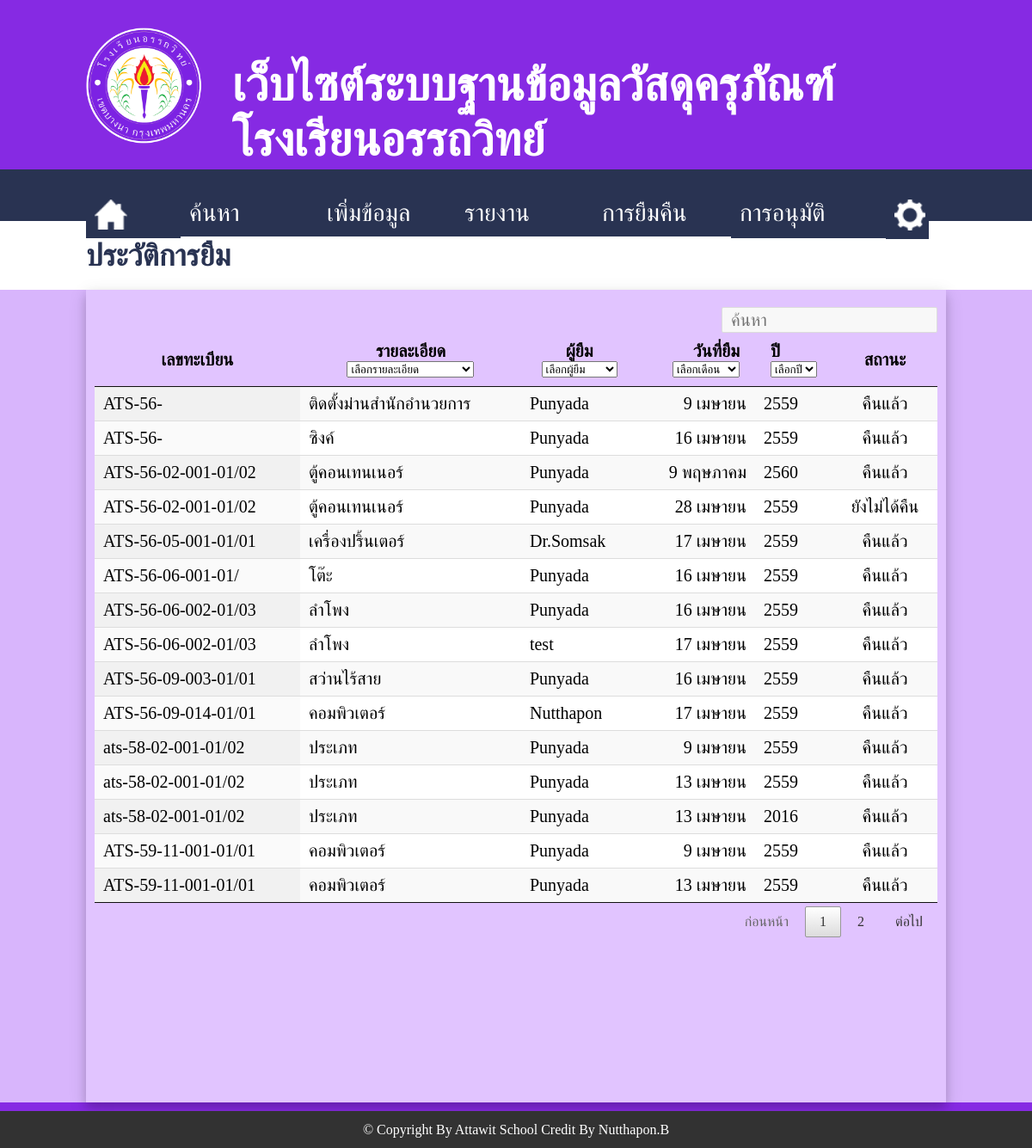
/show_lent.php (signed in), run on the app's committed database.
### tables this page shows
CREATE TABLE `lent_return` (
  `id` int(11) NOT NULL auto_increment,
  `id_data_mda` int(11) NOT NULL,
  `id_mda` varchar(25) NOT NULL,
  `name_mda` varchar(1000) NOT NULL,
  `user_id` int(11) NOT NULL,
  `name_user` varchar(50) NOT NULL,
  `date_lent` varchar(20) NOT NULL,
  `date_return` varchar(20) default NULL,
  `year` varchar(10) NOT NULL,
  `status` int(11) NOT NULL default '0',
  PRIMARY KEY  (`id`)
);

### show_lent.php (the view, shortened to what this page needs)
<?php
include('popup.php');
?>
<html>
<head>
	<link rel="stylesheet" href="style.css">
	<link rel="stylesheet" href="jquery.dataTables.min.css" />
</head>
<body id="search">
	<div style='width:100%; height:180px;'>
		<div style='width:1000px; heigth:100%; margin:auto; padding-top:1%;'>
			<div style='width:15%; heigth:100%; float:left;'>
				<img src='image/logo_ats.png' style="margin-top:20px;" width='90%'>
			</div>
			<div style='width:83%; heigth:100%; float:left; padding-left:2%;'>
				<h1 style="margin-top:55px;">เว็บไซต์ระบบฐานข้อมูลวัสดุครุภัณฑ์โรงเรียนอรรถวิทย์
				</h1>
			</div>
		</div>
	</div>
	<div style='width:100%; height:60px; background:#293352;'>
		<div style='width:1000px; heigth:100%; margin:auto; margin-top:17px; padding-top:12px;'>
			<div id="sMenu" style="width:90px; heigth:100%; float:left;">
				<a href="main_finance.php">
					<div><img src="image/home.png" width="38"></div>
				</a>
			</div>
			<div class="dropdown" style="width:160px; heigth:100%; float:left;">
				<a href="search_mda.php">
					<div class="dropbtn">ค้นหา</div>
				</a>
			</div>
			<div class="dropdown" style="width:160px; heigth:100%; float:left;">
				<div class="dropbtn">เพิ่มข้อมูล</div>
			</div>
			<div class="dropdown" style="width:160px; heigth:100%; float:left;">
				<div class="dropbtn">รายงาน</div>
			</div>
			<div class="dropdown" style="width:160px; heigth:100%; float:left;">
				<div class="dropbtn">การยืมคืน</div>
			</div>
			<a href="approve_mda.php">
				<div id="sMenu" style="width:160px; heigth:100%; float:left;">
					<div style="width:100px; float:left;">การอนุมัติ</div>
					<?php
					if ($numberApprove == 0) {
						echo "<div style='width:30px; height:35px; float:left;'></div>";
					} else {
						echo "<div style='width:30px; height:35px; float:left; border-color: #ff0000; border-style: solid; border-radius: 5px; text-align:center; margin-top:-3px; color: #ff0000;'>".$numberApprove."</div>";
					}
					 ?>
				</div>
			</a>
			<div class="dropdown" style="width:50px; heigth:105%; float:left;">
				<div class="dropbtn"><img src="image/pass.png" width="36"></div>
			</div>
		</div>
	</div>
	<div style='width:100%; height:80px; margin-top:-29px; background:#ffffff;'>
		<div style='width:1000px; height:100%; margin:auto; background:#ffffff;'>
			<h2>ประวัติการยืม</h2>
		</div>
	</div>
	<div style='width:100%; height:945px; background:#d8b5fc;'>
		<div style='width:980px; height:925px; padding-top:20px; padding-left:10px; padding-right:10px; background:#e1c4ff; margin:auto; box-shadow: 0 6px 10px 0 rgba(0, 0, 0, 0.14), 0 6px 20px 0 rgba(0, 0, 0, 0.14);'>
			<table id="example" class="display" style="font-size: 20px;" cellspacing="0" width="100%">
		        <thead>
		            <tr>
		                <th>เลขทะเบียน</th>
		                <th>รายละเอียด</th>
		                <th>ผู้ยืม</th>
		                <th align='right'>วันที่ยืม</th>
		                <th align='left'>ปี</th>
		                <th>สถานะ</th>
		            </tr>
		        </thead>
		        <tbody>
		        	<?php
		        	$sql = "SELECT * FROM lent_return";
		        	$query = mysql_query($sql);
		        	while ($data = mysql_fetch_array($query)) {
		        		if ($data['status'] == 0) {
		        			$statusLent = 'รอการอนุมัติ';
		        		} elseif ($data['status'] == 1) {
		        			$statusLent = 'คืนแล้ว';
		        		} else {
		        			$statusLent = 'ยังไม่ได้คืน';
		        		}
		        		$dateInput = date('j F Y', strtotime($data['date_lent']));
						$explodeDate = explode(" ", $dateInput);
						switch($explodeDate[1]) {
						    case "April": $month = "เมษายน"; break;
						    case "May": $month = "พฤษภาคม"; break;
						}
						$date = $explodeDate[0].' '.$month;
		        		echo "
		        		<tr>
			                <td>".$data['id_mda']."</td>
			                <td>".$data['name_mda']."</td>
			                <td>".$data['name_user']."</td>
			                <td align='right'>".$date."</td>
			                <td>".$data['year']."</td>
			                <td><center>".$statusLent."</center></td>
			            </tr>";
		        	}
		        	 ?>
		        </tbody>
		    </table>
		</div>
	</div>
	<div style="background:#323232; width:100%; height:30px; text-align: center; padding-top: 13px; margin-bottom:0px;">
		<font color="#ffffff">&copy Copyright By Attawit School Credit By Nutthapon.B</font>
	</div>
</body>
</html>

### style.css (style rules this page uses)
h1 { font-family:TH Sarabun New; font-size: 55px; color:#ffffff; }
h2 { font-family:TH Sarabun New; font-size: 35px; color:#293352; padding-top: 20px; }
#search { background-repeat: no-repeat; padding:0px; margin:0px; height:1300px; background-size: 100%; background: #862ae3; font-family:TH Sarabun New; }
a:link { text-decoration: none; color: #862ae3; }
.dropbtn { background-color: #293352; color: white; padding: 10px; margin-top: -10px; font-family:TH Sarabun New; font-size: 28px; color:#ffffff; border: none; cursor: pointer; }
.dropdown { display: inline-block; }
#sMenu { background-color: #293352; color: white; padding: 10px; margin-top: -10px; font-family:TH Sarabun New; font-size: 28px; color:#ffffff; border: none; cursor: pointer; display: inline-block; }

### data on the page
lent_return: id_mda "ats-58-02-001-01/02", name_mda "ประเภท", name_user "Punyada", date_lent "9 เมษายน", year "2559", status "คืนแล้ว"
lent_return: id_mda "ATS-56-", name_mda "ติดตั้งม่านสำนักอำนวยการ", name_user "Punyada", date_lent "9 เมษายน", year "2559", status "คืนแล้ว"
lent_return: id_mda "ATS-56-02-001-01/02", name_mda "ตู้คอนเทนเนอร์", name_user "Punyada", date_lent "9 พฤษภาคม", year "2560", status "คืนแล้ว"
lent_return: id_mda "ATS-59-11-001-01/01", name_mda "คอมพิวเตอร์", name_user "Punyada", date_lent "9 เมษายน", year "2559", status "คืนแล้ว"
lent_return: id_mda "ats-58-02-001-01/02", name_mda "ประเภท", name_user "Punyada", date_lent "13 เมษายน", year "2559", status "คืนแล้ว"
lent_return: id_mda "ATS-59-11-001-01/01", name_mda "คอมพิวเตอร์", name_user "Punyada", date_lent "13 เมษายน", year "2559", status "คืนแล้ว"
lent_return: id_mda "ats-58-02-001-01/02", name_mda "ประเภท", name_user "Punyada", date_lent "13 เมษายน", year "2016", status "คืนแล้ว"
lent_return: id_mda "ATS-56-", name_mda "ซิงค์", name_user "Punyada", date_lent "16 เมษายน", year "2559", status "คืนแล้ว"
lent_return: id_mda "ATS-56-06-001-01/", name_mda "โต๊ะ", name_user "Punyada", date_lent "16 เมษายน", year "2559", status "คืนแล้ว"
lent_return: id_mda "ATS-56-06-002-01/03", name_mda "ลำโพง", name_user "Punyada", date_lent "16 เมษายน", year "2559", status "คืนแล้ว"
lent_return: id_mda "ATS-56-06-002-01/03", name_mda "ลำโพง", name_user "test", date_lent "17 เมษายน", year "2559", status "คืนแล้ว"
lent_return: id_mda "ATS-56-09-003-01/01", name_mda "สว่านไร้สาย", name_user "Punyada", date_lent "16 เมษายน", year "2559", status "คืนแล้ว"
lent_return: id_mda "ATS-56-05-001-01/01", name_mda "เครื่องปริ้นเตอร์", name_user "Dr.Somsak", date_lent "17 เมษายน", year "2559", status "คืนแล้ว"
lent_return: id_mda "ATS-56-09-014-01/01", name_mda "คอมพิวเตอร์", name_user "Nutthapon", date_lent "17 เมษายน", year "2559", status "คืนแล้ว"
lent_return: id_mda "ATS-56-02-001-01/02", name_mda "ตู้คอนเทนเนอร์", name_user "Punyada", date_lent "28 เมษายน", year "2559", status "ยังไม่ได้คืน"
